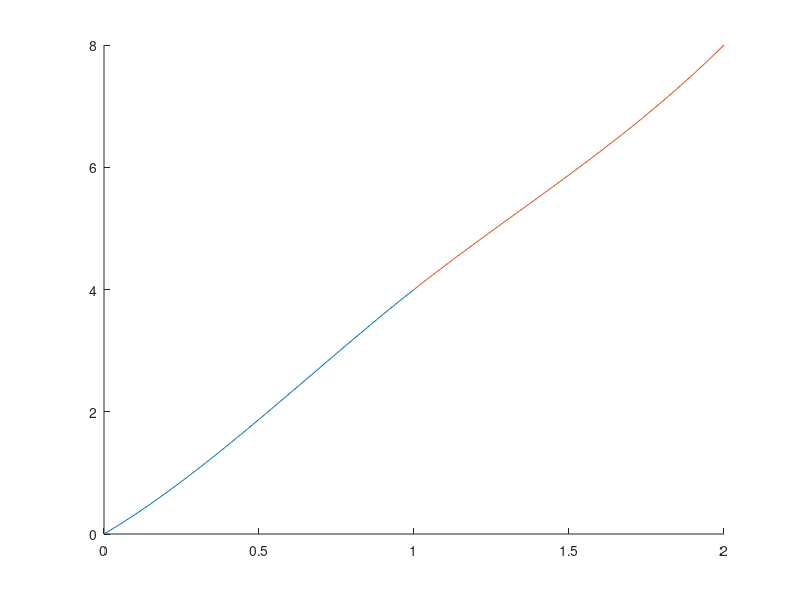

This chart was generated by the following MATLAB code:
x1 = 0:.01:1;
x2 = 1:.01:2;
s1 = 3.*x1 + 2.*x1.^2 - x1.^3;
s2 = 4.*x2 - (x2-1).^2 + (x2-1).^3;
hold on;
plot(x1, s1, x2, s2);